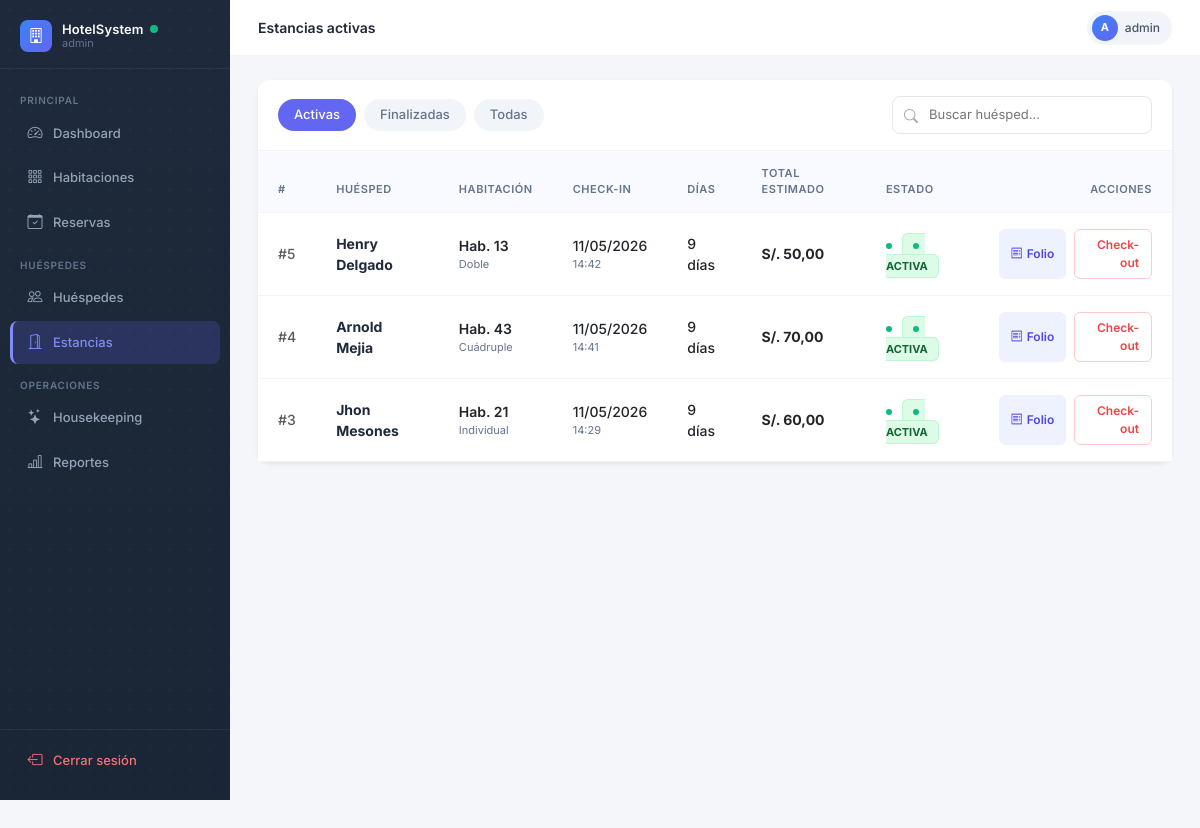
The app's page /estancias/ (signed in), older data.
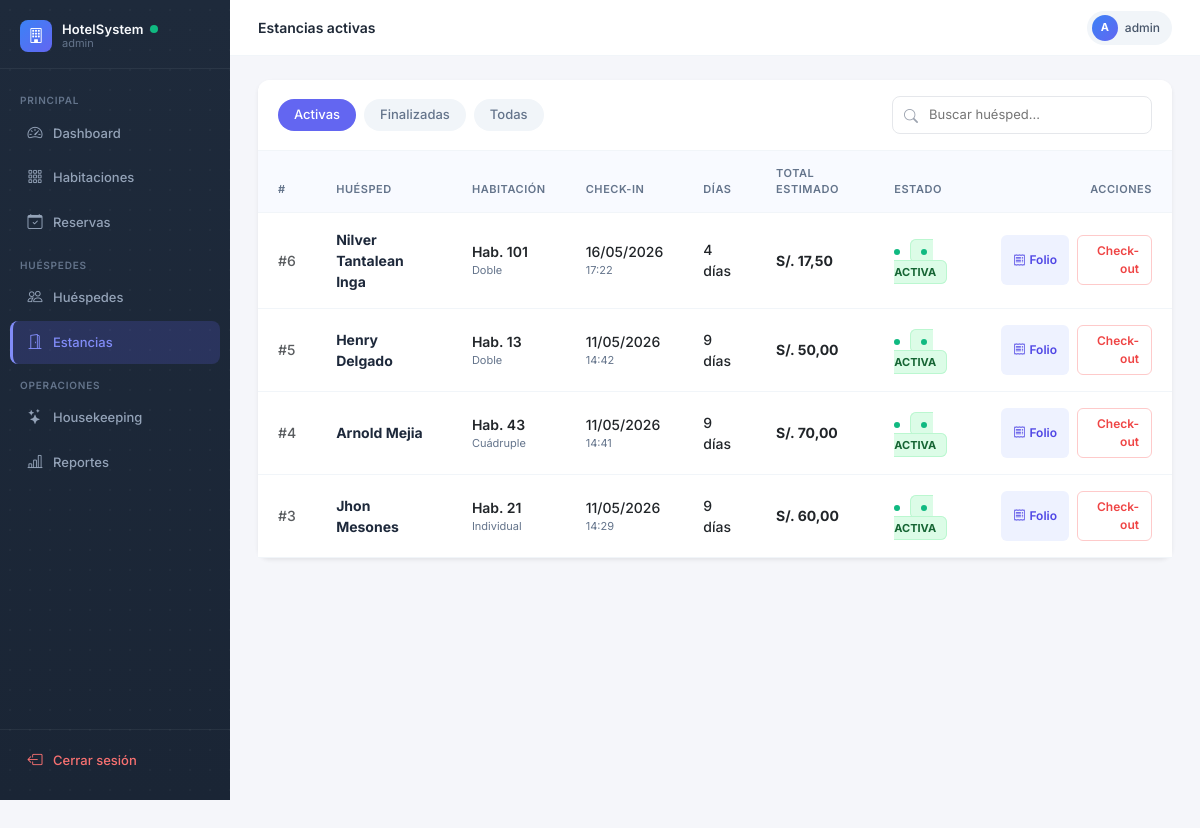
The same page, newer data.
### estancias/models.py (models this page shows, shortened)
class Estancia(models.Model):
    ACTIVA = 'ACTIVA'
    FINALIZADA = 'FINALIZADA'
    ESTADO_CHOICES = [
        (ACTIVA, 'Activa'),
        (FINALIZADA, 'Finalizada'),
    ]
    reserva = models.OneToOneField(Reserva, on_delete=models.CASCADE, related_name='estancia')
    habitacion = models.ForeignKey(Habitacion, on_delete=models.CASCADE, related_name='estancias')
    fecha_checkin = models.DateTimeField(auto_now_add=True)
    fecha_checkout = models.DateTimeField(null=True, blank=True)
    precio_final = models.DecimalField(max_digits=10, decimal_places=2, default=0)
    estado = models.CharField(max_length=20, choices=ESTADO_CHOICES, default=ACTIVA)
    class Meta:
        verbose_name = 'Estancia'
        verbose_name_plural = 'Estancias'

### reservas/models.py (models this page shows, shortened)
class Reserva(models.Model):
    POR_DIA = 'DIA'
    POR_HORA = 'HORA'
    MODALIDAD_CHOICES = [
        (POR_DIA, 'Por dia'),
        (POR_HORA, 'Por horas'),
    ]
    PENDIENTE = 'PENDIENTE'
    CONFIRMADA = 'CONFIRMADA'
    CHECKIN = 'CHECKIN'
    CHECKOUT = 'CHECKOUT'
    CANCELADA = 'CANCELADA'
    ESTADO_CHOICES = [
        (PENDIENTE, 'Pendiente'),
        (CONFIRMADA, 'Confirmada'),
        (CHECKIN, 'Check-In realizado'),
        (CHECKOUT, 'Check-Out realizado'),
        (CANCELADA, 'Cancelada'),
    ]
    DIRECTO = 'DIRECTO'
    WEB = 'WEB'
    AGENCIA = 'AGENCIA'
    ORIGEN_CHOICES = [
        (DIRECTO, 'Directo'),
        (WEB, 'Web'),
        (AGENCIA, 'Agencia'),
    ]
    hotel = models.ForeignKey(Hotel, on_delete=models.CASCADE, related_name='reservas')
    huesped = models.ForeignKey(Huesped, on_delete=models.CASCADE, related_name='reservas')
    habitacion = models.ForeignKey(Habitacion, on_delete=models.SET_NULL, null=True, blank=True, related_name='reservas')
    fecha_entrada = models.DateField()
    fecha_salida = models.DateField()
    fecha_hora_entrada = models.DateTimeField(null=True, blank=True)
    fecha_hora_salida = models.DateTimeField(null=True, blank=True)
    modalidad = models.CharField(max_length=10, choices=MODALIDAD_CHOICES, default=POR_DIA)
    duracion_horas = models.DecimalField(max_digits=5, decimal_places=2, default=0)
    tolerancia_minutos = models.PositiveIntegerField(default=10)
    cargo_extra_desde_minutos = models.PositiveIntegerField(default=30)
    num_adultos = models.IntegerField(default=1, validators=[MinValueValidator(1)])
    estado = models.CharField(max_length=20, choices=ESTADO_CHOICES, default=PENDIENTE)
    precio_total = models.DecimalField(max_digits=10, decimal_places=2, default=0)
    origen = models.CharField(max_length=10, choices=ORIGEN_CHOICES, default=DIRECTO)
    created_at = models.DateTimeField(auto_now_add=True)
    class Meta:
        verbose_name = 'Reserva'
        verbose_name_plural = 'Reservas'

### huespedes/models.py (models this page shows, shortened)
class Huesped(models.Model):
    DNI = 'DNI'
    PASAPORTE = 'PASAPORTE'
    CE = 'CE'
    TIPO_DOC_CHOICES = [
        (DNI, 'DNI'),
        (PASAPORTE, 'Pasaporte'),
        (CE, 'Carné de Extranjería'),
    ]
    tipo_doc = models.CharField(max_length=10, choices=TIPO_DOC_CHOICES, default=DNI)
    num_doc = models.CharField(max_length=20, unique=True)
    nombres = models.CharField(max_length=100)
    apellidos = models.CharField(max_length=100)
    email = models.EmailField(blank=True, null=True)
    telefono = models.CharField(max_length=20, blank=True, null=True)
    nacionalidad = models.CharField(max_length=50, default='Peruana')
    created_at = models.DateTimeField(auto_now_add=True)
    class Meta:
        verbose_name = 'Huésped'
        verbose_name_plural = 'Huéspedes'

### hotel/models.py (models this page shows, shortened)
class Habitacion(models.Model):
    DISPONIBLE = 'DISPONIBLE'
    OCUPADA = 'OCUPADA'
    LIMPIEZA = 'LIMPIEZA'
    MANTENIMIENTO = 'MANTENIMIENTO'
    ESTADO_CHOICES = [
        (DISPONIBLE, 'Disponible'),
        (OCUPADA, 'Ocupada'),
        (LIMPIEZA, 'En Limpieza'),
        (MANTENIMIENTO, 'En Mantenimiento'),
    ]
    hotel = models.ForeignKey(Hotel, on_delete=models.CASCADE, related_name='habitaciones')
    tipo = models.ForeignKey(TipoHabitacion, on_delete=models.CASCADE, related_name='habitaciones')
    numero = models.CharField(max_length=10)
    piso = models.IntegerField()
    estado = models.CharField(max_length=20, choices=ESTADO_CHOICES, default=DISPONIBLE)
    imagen_url = models.URLField(blank=True, null=True)
    imagenes_urls = models.JSONField(default=list, blank=True)
    class Meta:
        verbose_name = 'Habitación'
        verbose_name_plural = 'Habitaciones'
        unique_together = ['hotel', 'numero']

class TipoHabitacion(models.Model):
    hotel = models.ForeignKey(Hotel, on_delete=models.CASCADE, related_name='tipos_habitacion')
    nombre = models.CharField(max_length=100)
    capacidad = models.IntegerField(validators=[MinValueValidator(1)])
    precio_base = models.DecimalField(max_digits=10, decimal_places=2)
    amenidades = models.JSONField(default=list)
    class Meta:
        verbose_name = 'Tipo de Habitación'
        verbose_name_plural = 'Tipos de Habitación'

### views_frontend.py (the view)
# urls.py: path('estancias/', estancias_lista, name='estancias_lista'),
@login_required
def estancias_lista(request):
    from django.utils import timezone
    estancias = Estancia.objects.select_related(
        'reserva__huesped', 'habitacion__tipo'
    ).all().order_by('-fecha_checkin')
    for e in estancias:
        if e.fecha_checkout:
            e.dias_estancia = (e.fecha_checkout.date() - e.fecha_checkin.date()).days
        else:
            e.dias_estancia = (timezone.now().date() - e.fecha_checkin.date()).days or 1
    return render(request, 'estancias/lista.html', {'estancias': estancias})

### templates/estancias/lista.html (shortened to what this page needs)
{% extends 'base.html' %}
{% block page_title %}Estancias activas{% endblock %}
{% block content %}
<div class="card border-0 shadow-sm" style="border-radius: 12px; background: #fff;">
  <div class="estancias-filters">
    <div class="estancias-tabs">
      <a href="?estado=ACTIVA" class="estancias-tab {% if request.GET.estado == 'ACTIVA' or not request.GET.estado %}active{% endif %}">Activas</a>
      <a href="?estado=FINALIZADA" class="estancias-tab {% if request.GET.estado == 'FINALIZADA' %}active{% endif %}">Finalizadas</a>
      <a href="?estado=TODAS" class="estancias-tab {% if request.GET.estado == 'TODAS' %}active{% endif %}">Todas</a>
    </div>
    <div class="search-wrapper">
      <i class="bi bi-search search-icon"></i>
      <form method="get">
        <input type="text" name="q" value="{{ request.GET.q }}" class="search-input" placeholder="Buscar huésped...">
      </form>
    </div>
  </div>
  <div class="table-responsive">
    <table class="table table-estancias table-hover mb-0" style="width: 100%; border-collapse: collapse;">
      <thead>
        <tr><th>#</th><th>Huésped</th><th>Habitación</th><th>Check-in</th><th>Días</th>{% if not request.user.groups.all|join:',' == 'Recepcionista' %}<th>Total estimado</th>{% endif %}<th>Estado</th><th class="text-end">Acciones</th></tr>
      </thead>
      <tbody>
        {% for e in estancias %}
        <tr>
          <td class="text-muted fw-medium">#{{ e.id }}</td>
          <td>
            <div class="fw-bold" style="color: #1e293b;">{{ e.reserva.huesped.nombres }} {{ e.reserva.huesped.apellidos }}</div>
          </td>
          <td>
            <div class="fw-semibold text-dark">Hab. {{ e.habitacion.numero }}</div>
            <div style="font-size: 11px; color: #64748b;">{{ e.habitacion.tipo.nombre }}</div>
          </td>
          <td>
            <div class="fw-medium text-dark">{{ e.fecha_checkin|date:"d/m/Y" }}</div>
            <div style="font-size: 11px; color: #64748b;">{{ e.fecha_checkin|date:"H:i" }}</div>
          </td>
          <td class="fw-medium text-dark">{{ e.dias_estancia }} días</td>
          {% with user_groups=request.user.groups.all|join:',' %}
          {% if 'Recepcionista' not in user_groups or request.user.is_superuser %}
          <td class="fw-bold text-dark">S/. {{ e.precio_final }}</td>
          {% endif %}
          {% endwith %}
          <td>
            {% if e.estado == 'ACTIVA' %}
            <span class="badge-activa">ACTIVA</span>
            {% else %}
            <span class="badge-finalizada">FINALIZADA</span>
            {% endif %}
          </td>
          <td class="text-end">
            <div class="d-flex gap-2 justify-content-end">
              <a href="/estancias/{{ e.id }}/folio/" class="btn-folio text-decoration-none">
                <i class="bi bi-receipt me-1"></i>Folio
              </a>
              {% if e.estado == 'ACTIVA' %}
              <a href="/estancias/{{ e.id }}/checkout/" class="btn-checkout text-decoration-none"
                 onclick="return confirm('¿Confirmar check-out?')">Check-out</a>
              {% endif %}
            </div>
          </td>
        </tr>
        {% endfor %}
      </tbody>
    </table>
  </div>
</div>
{% endblock %}

Row changes from the older to the newer data that the page shows:
added Estancia: id "6", reserva.huesped.nombres "Nilver", reserva.huesped.apellidos "Tantalean Inga", habitacion.numero "101", habitacion.tipo.nombre "Doble", fecha_checkin "16/05/2026", fecha_checkin "17:22", dias_estancia "4", precio_final "17,50", estado "ACTIVA"
